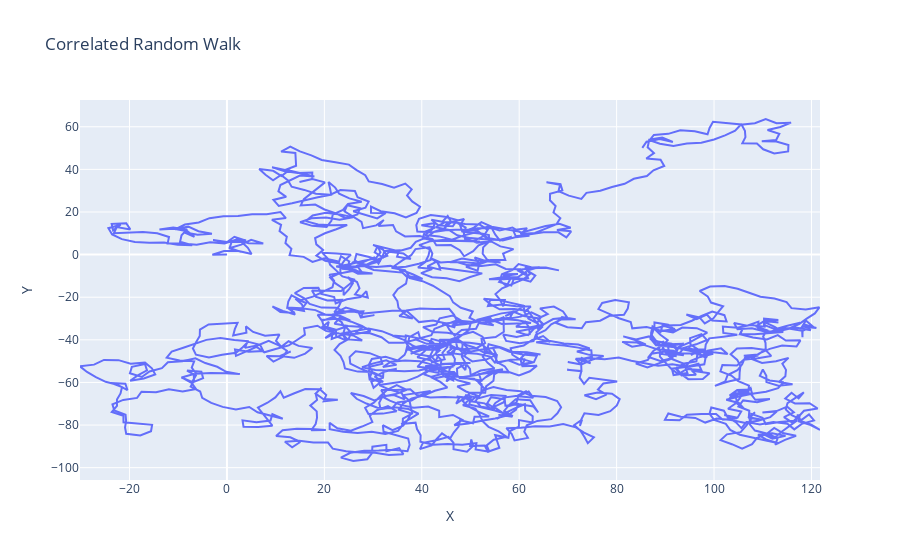

The notebook cell saved with this chart:
### Markdown cell above
**Activity 1:** Correlated Random Walk - 1 Trajectory (**3 pts**)
- Select rotations from a **Cauchy** distribution (scipy).
- Implement usign **Vec2d** class.
- Keep trajectory in a **numpy** array
- Visualize trajectory using **plotly** - 2D projection

### Code cell
# Parameters
num_steps = 2000
speed = 3.0


trajectory = np.zeros((num_steps, 2))
# Init velocity vector
velocity = Vec2d(speed,0)

for i in range(1, num_steps):
    angle = cauchy.rvs()  # Rotation angle from Cauchy distribution
    velocity = velocity.rotated(angle)
    trajectory[i] = (trajectory[i - 1] + np.array([velocity.x, velocity.y]))

# Graficar la trayectoria
fig = go.Figure()
fig.add_trace(go.Scatter(x=trajectory[:, 0], y=trajectory[:, 1], mode='lines', name='Trajectory'))
fig.update_layout(title='Correlated Random Walk', xaxis_title='X', yaxis_title='Y')
fig.show()

### Figure 1 — Plotly figure (JSON) as saved in the notebook; plotly's stock layout.template omitted (floating-point values rounded to 4 significant figures; data arrays with more than 128 entries replaced by an {"elided": "..."} marker saying what was removed)
{"data": [{"mode": "lines", "name": "Trajectory", "type": "scatter", "x": {"elided": "2000 float values"}, "y": {"elided": "2000 float values"}}], "layout": {"title": {"text": "Correlated Random Walk"}, "xaxis": {"title": {"text": "X"}}, "yaxis": {"title": {"text": "Y"}}}}
